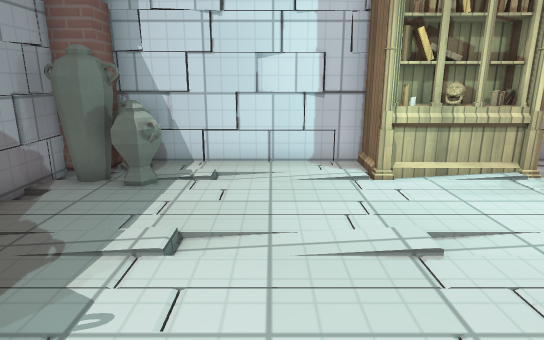
View 1 (above)

21 first-person views from a walk through a 3-D level made in the Godot game engine. The camera is 1.2 m above the floor, tilts 14° down and sees 75° across. The floor is counted in squares, 0.5 m on a side. Each view is taken from the middle of a square. On the plan, view 1 faces up. The plan holds only what a view shows up to about 20 squares ahead; the rest is blank. The place goes on beyond the plan. Surface patterns are stand-ins for the level's own textures.

View 2
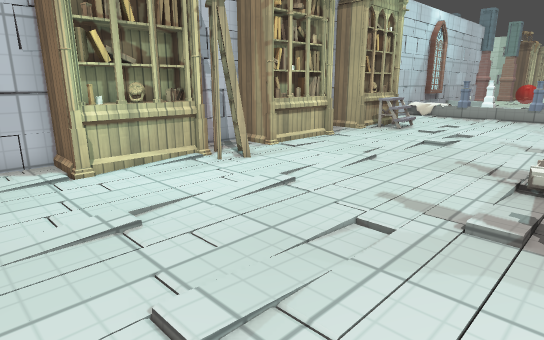

View 3
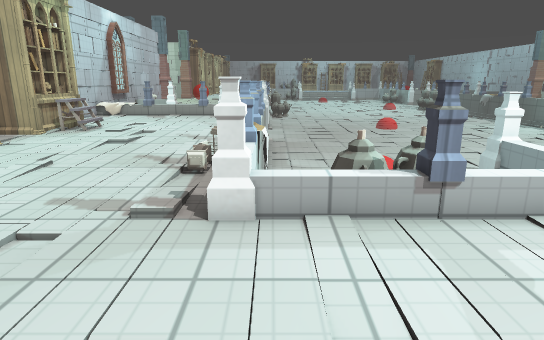

View 4
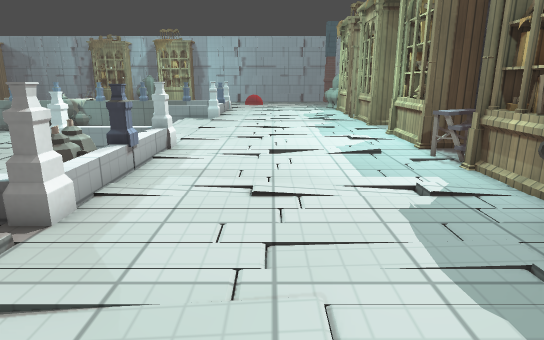

View 5
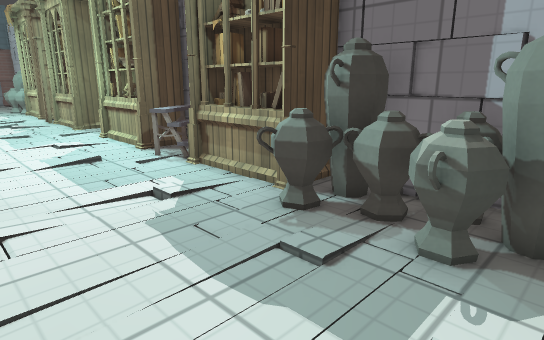

View 6
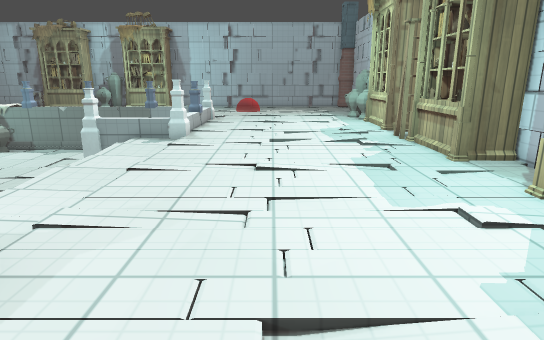

View 7
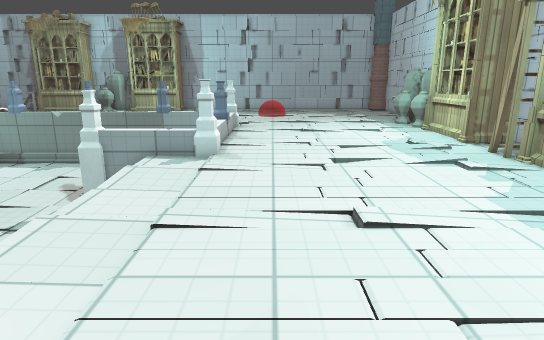

View 8
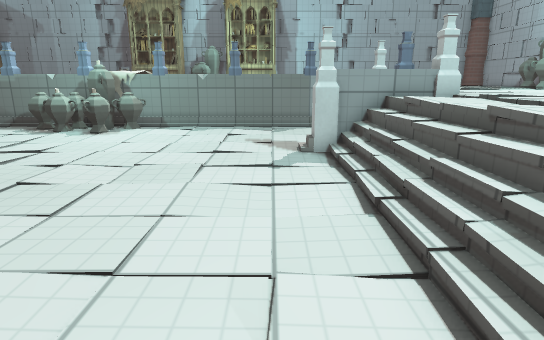

View 9
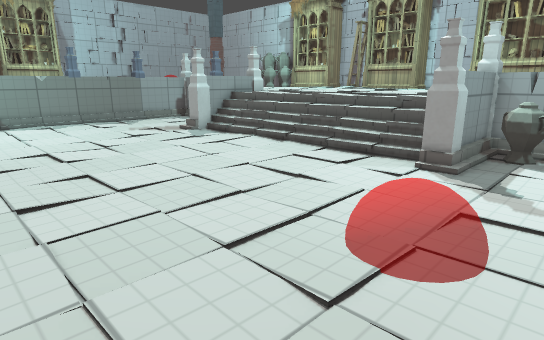

View 10
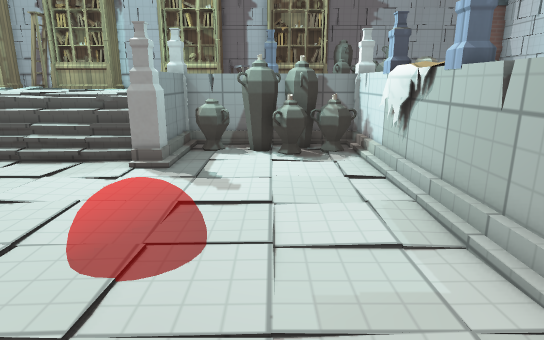

View 11
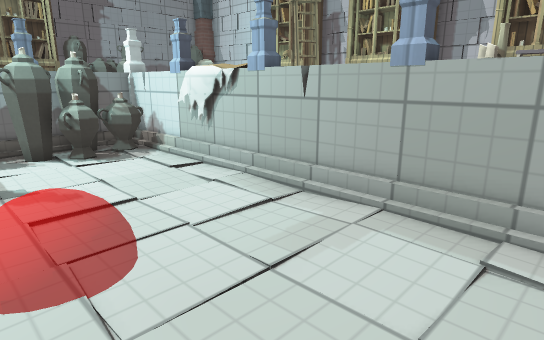

View 12
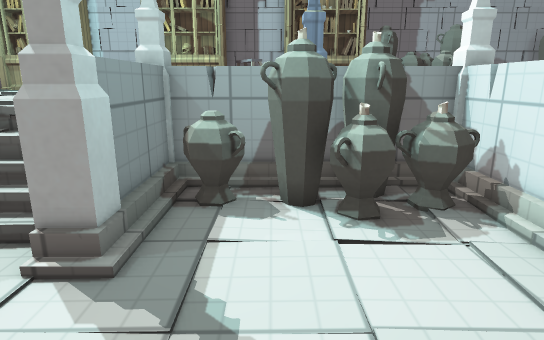

View 13
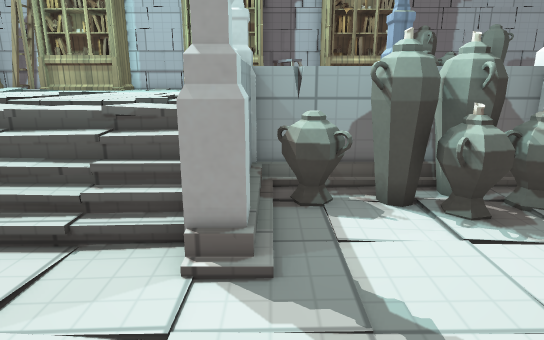

View 14
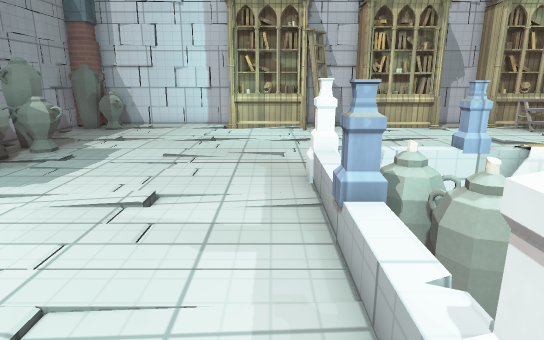

View 15
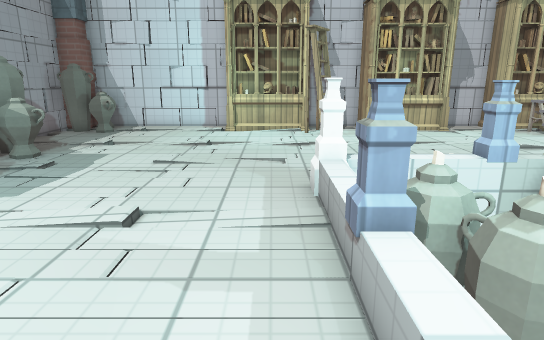

View 16
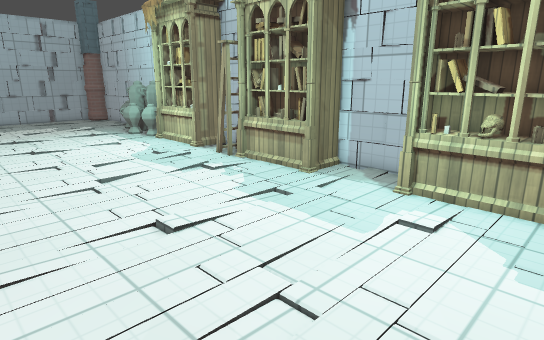

View 17
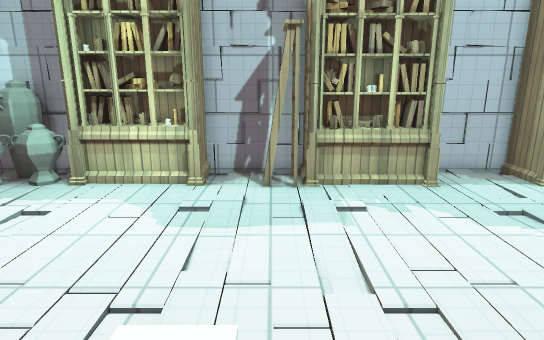

View 18
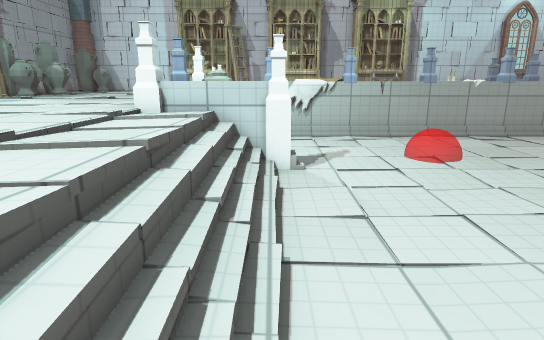

View 19
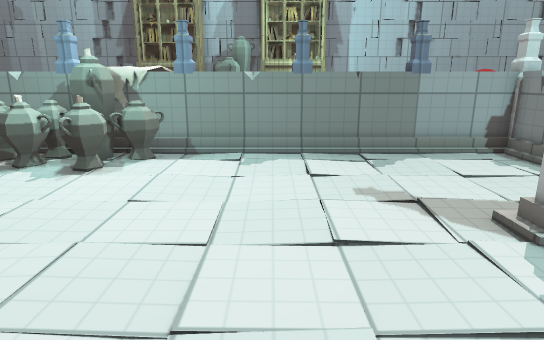

View 20
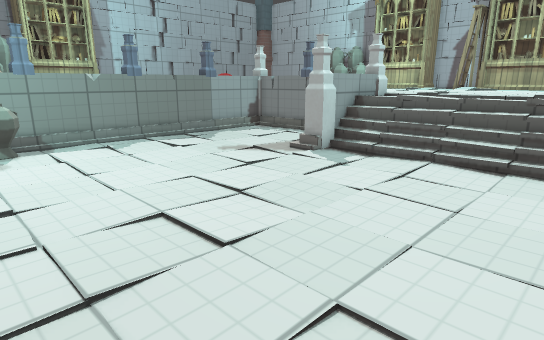

View 21
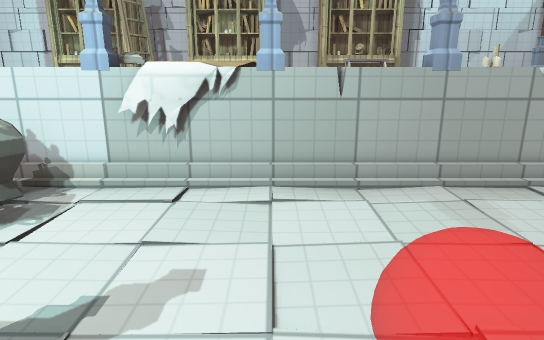

### Floor plan
Key: @ floor where view 1 was taken; # wall or solid block; x gap in a wall; . main floor; - floor 0.5 m lower than the main floor; _ floor 0.75 m lower than the main floor; < floor 1 m lower than the main floor; / step, stairs or slope; = window, fence, low wall or low ledge; v drop or lower ground; A vase; B bookshelf; L ladder; N lantern; O other object.
Columns run from 6 left of view 1 to 21 right of it. Each row starts with its distance up from view 1.
 11  #########   ####   ####
 10 ##AA.....BBBBB..BBBBB..BBBB
  9 #AAA.....BBBBLL.BBBBB..BBBBB
  8 #AAA.........LL.........LO
  7 #..........................
  6 #..........................
  5 #...........................
  4 #.A.........................
  3 #AAA........................
  2 #AAA........................
  1 #.AA.....................
  0 #AAA..@.........N  ...
 -1 #AAA........OOOONOOO/ O /OO
 -2  BB.........Ovvv#v<<<vvv<vvv
 -3  BB.........OvvA<<<<<<<<<<<<
 -4  BB.........OvAA<<<<<<<<<<<<
 -5 #BB.........#vAA<<<<<<<<<<<<
 -6 #=L........./vA<<<<<<<_<<<<<
 -7 #LL........./vA<<<<<<<-_<<<
 -8 #LB........./vA#O<<<<<<<<<<<
 -9 #BB.........Ov#=OO<<<<<<<<<<
-10  BB............//<<<<<<<<<<<
-11  BB............//<<<<<<<<<<<
-12 #BB............//<<<<<<<<<<
-13 #..............//<<<<<<<<<<<
-14 #..............//<<<<<<<<<<
-15 #..............//<<<<<<<<<<
-16 #BB............//<<<<<<<<<<
-17  BB............//<<<<<<<<<<<
-18  BB............//<<<<<<<<<<<
-19  BB............//<<<<<<<<<<<
-20 #LL............//<<<<<<<<<<<
-21 #LL.........O//=OO<<<<<<<<<<
-22 #...........O   O<<<<<<<<<<<
-23 #BB.........O  <<<<<<<<<<<<<
-24  BB.........O <<<<<<<<<<<<<<
-25  BB.........#<<<<<<<<<<<<<A<
-26  BB.........Ov<<<<<<<<<<<<AO
-27  BB.........Ov<<<<<<<<<<<AA
-28 #AA.........Ovvv<vvv<v<v AAv
-29 #AO.........O   x   = x ##

Where each view was taken, in squares from view 1:
view 1: 0 up, 0 right, facing up
view 2: 1 down, 0 right, facing up-right
view 3: 2 down, 0 right, facing right
view 4: 5 up, 2 right, facing down
view 5: 4 up, 2 right, facing down-left
view 6: 5 down, 2 right, facing down
view 7: 9 down, 4 right, facing down
view 8: 9 down, 12 right, facing down
view 9: 5 down, 21 right, facing down-left
view 10: 5 down, 21 right, facing left
view 11: 8 down, 21 right, facing up-left
view 12: 6 down, 15 right, facing left
view 13: 8 down, 15 right, facing left
view 14: 10 down, 5 right, facing up
view 15: 9 down, 5 right, facing up
view 16: 8 down, 6 right, facing down-left
view 17: 21 down, 7 right, facing left
view 18: 20 down, 10 right, facing up
view 19: 16 down, 15 right, facing down
view 20: 13 down, 21 right, facing down-left
view 21: 10 down, 14 right, facing up
